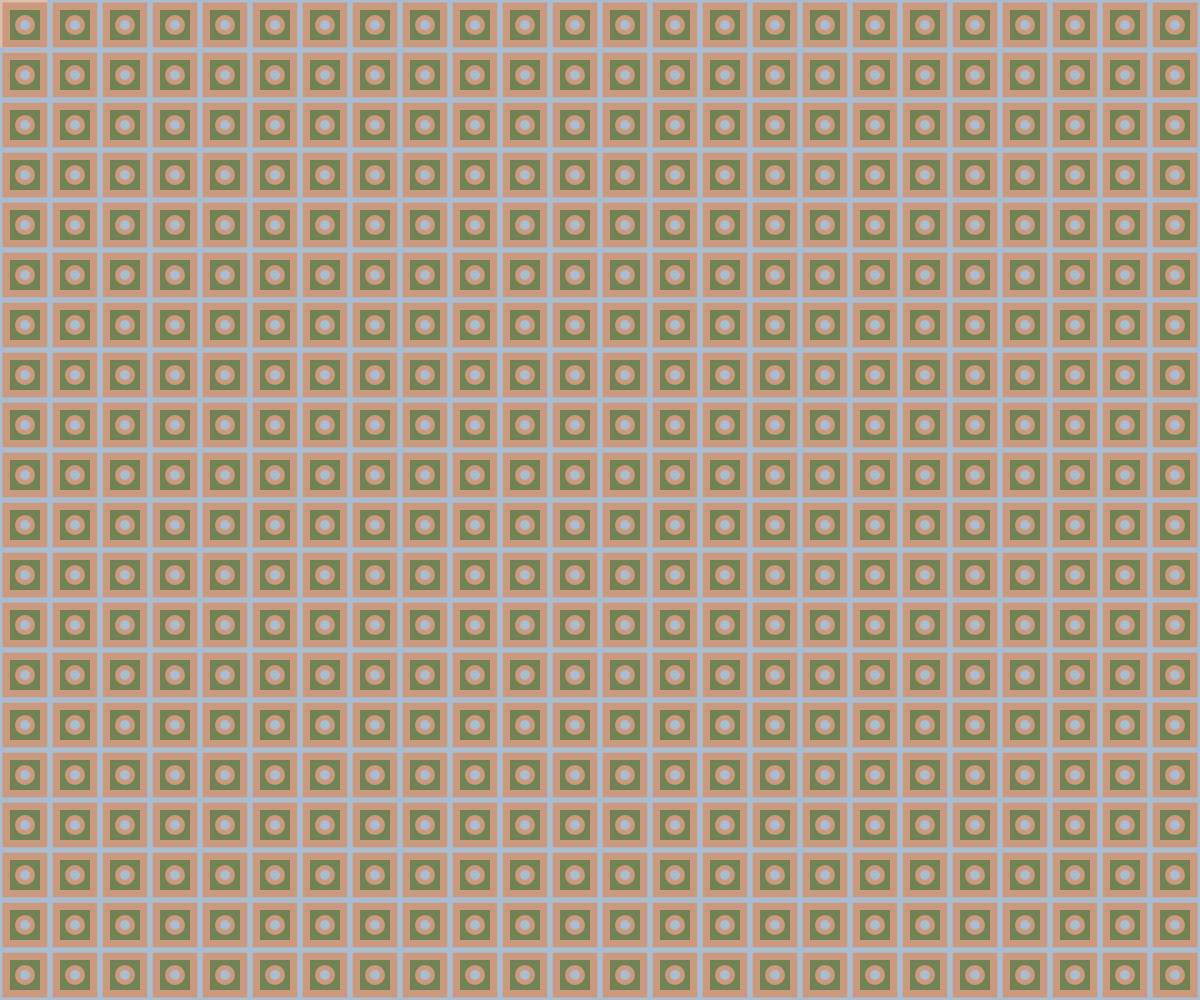
Frame 1 (no input)
Frame 60 (no input): identical to frame 1, image omitted
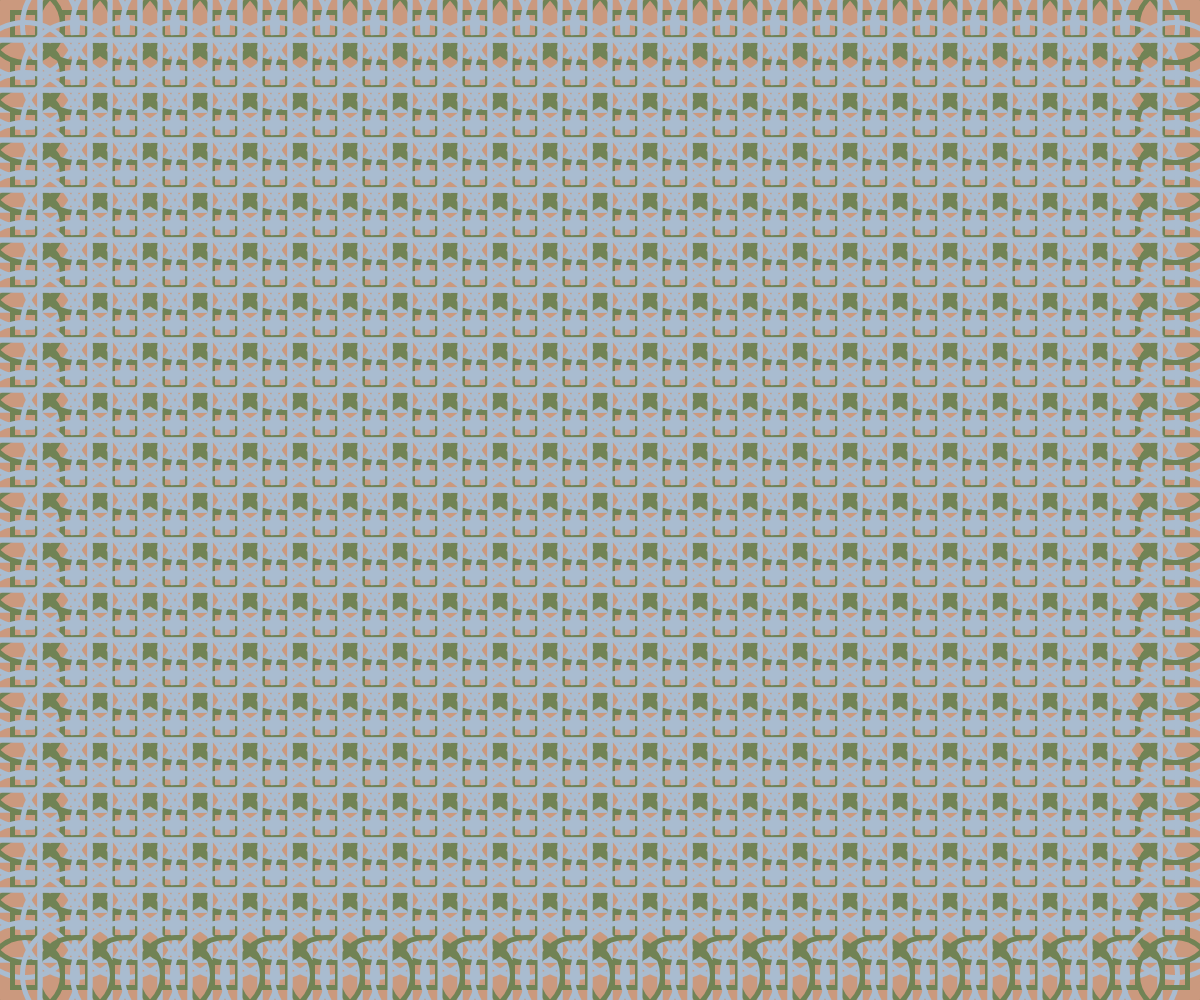
Frame 120 (the mouse pressed at the canvas centre since frame 60)

The p5.js sketch that drew these frames (run headless with seeded random() and noise() and a simulated clock; from frame 60 on, the mouse is pressed at the canvas centre):

// p5.js sketch
// ── sketch.js
function setup() {
  createCanvas(windowWidth, windowHeight);
}

function draw() {
  background("#CB997E");
  noFill()//圖形不填色
  stroke("#DDBEA9")//線條顏色
  strokeWeight(5)//線條粗細

  ellipseMode(CENTER)
  rectMode(CENTER)

  for(var j=0;j<(height/50);j++)
  {for(var i=0;i<(width/50);i++)
  {
  rect(25+(i*50),25+(j*50),50+mouseX/5)//大正方形位置
  stroke("#718355")//填色
  rect(25+(i*50),25+(j*50),25)//小正方形位置
  ellipse(25+(i*50),25+(j*50),25+mouseY/10)//方形內小圓位置
  stroke("#a9bcd0")//填色
  ellipse(25+(i*50),25+(j*50),5+mouseY/5)//圓形內小小圓

  
  }
}
}
